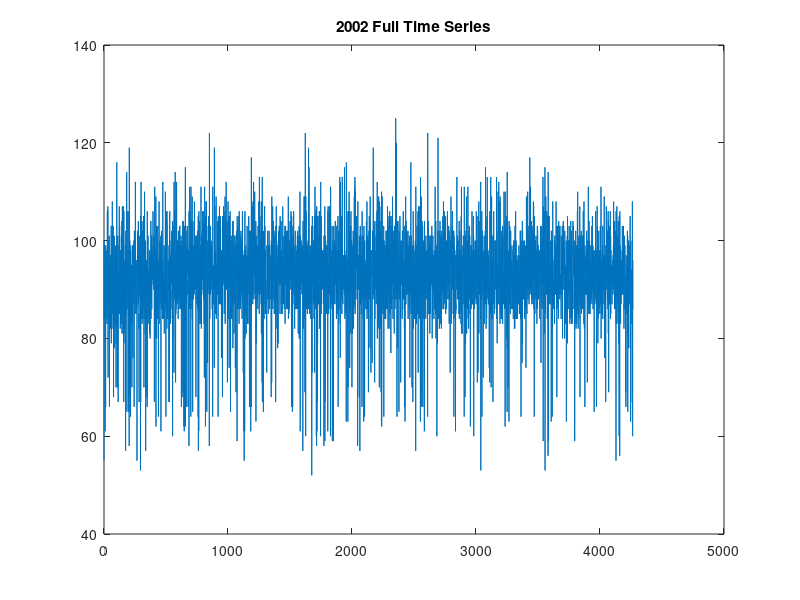
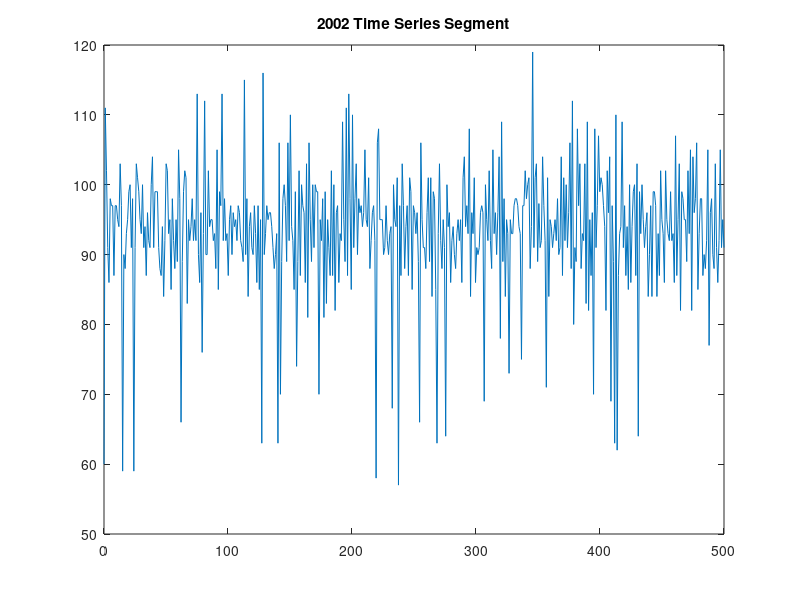

Recreate these plots in MATLAB, in order. (Note: this script raises an error after producing the figures.)
function nonlinear_analysis()
    % Add directories of data and analysis tools
    addpath('labnonlinear/');
    addpath('lab/');
    addpath('EruptionData/');

    % Init timeseries
    timeseries = load("EruptionData/eruption2002.dat");
    N = length(timeseries);

    % random_point = floor((N - 500) * rand())

    % Get a randomly selected segment of initial timeseries
    timeseries_segment = timeseries(1827:2326);
    N_seg = 500;

    % Plot the timeseries
    figure(1);
    plot(linspace(0, N, N), timeseries);
    title('2002 Full Time Series');

    figure(2);
    plot(linspace(0, N_seg, N_seg), timeseries_segment);
    title('2002 Time Series Segment');

    % Statistical independence test (Portmanteau test)
    [hV] = portmanteauLB(timeseries_segment , N_seg , 0.05);
    if hV == 1
        fprintf("The Null hypothesis is rejected, there is statistacaly significant autocorrelation on the time series\n");
    else
        fprintf("The Null hypothesis is not rejected, the time series is white noise\n");
    end

    % Estimation of lag τ parameter by Mutual Information Theorem
    [mutM] = mutualinformation(timeseries, 20, 30, 'Mutual Information Full Time Series 2002', 'c');

    % By a visual inspection it occurs that 1st local minimum is at lag τ=3 and the 2nd at τ=7
    test_tau_params = [1 2 3 7];

    % Estimation of embedding dimension m using FNN criterion criterion
    for i=1 : length(test_tau_params)
        fnnM = falsenearest(timeseries, test_tau_params(i), 10, 10, 0, 'FNN for Full Time Series 2002')
    end

    % Plot dispersion diagram in 2D and 3D. CAUTION: plot2d3d is buggy
    tau = 3;
    m = 4;
    [xM] = embeddelays(timeseries, m, tau);
    %plotd2d3(xM, 'Dispersion Plot')

    % Local Mean Value forecast model
    K = 50;
    q = 0;     
    Tmax = 5;
    [nrmseMM, preMM] = localfitnrmse(timeseries, tau, m, Tmax, K, q, 'Local Mean Value prediction model');
    
    % Local Linear prediction model
    K = 10;
    q = m;     
    Tmax = 5;
    nlast = 190;
    [nrmseV, preM, phiV] = linearpredictnrmse(timeseries, m, Tmax, nlast, 'Local Linear Prediction Model');

    % Calculate correlation dimension
    [rcM,cM,rdM,dM,nuM] = correlationdimension(timeseries, 3, 10, 'C(r)', -15, -0.5, 0.5);

end






